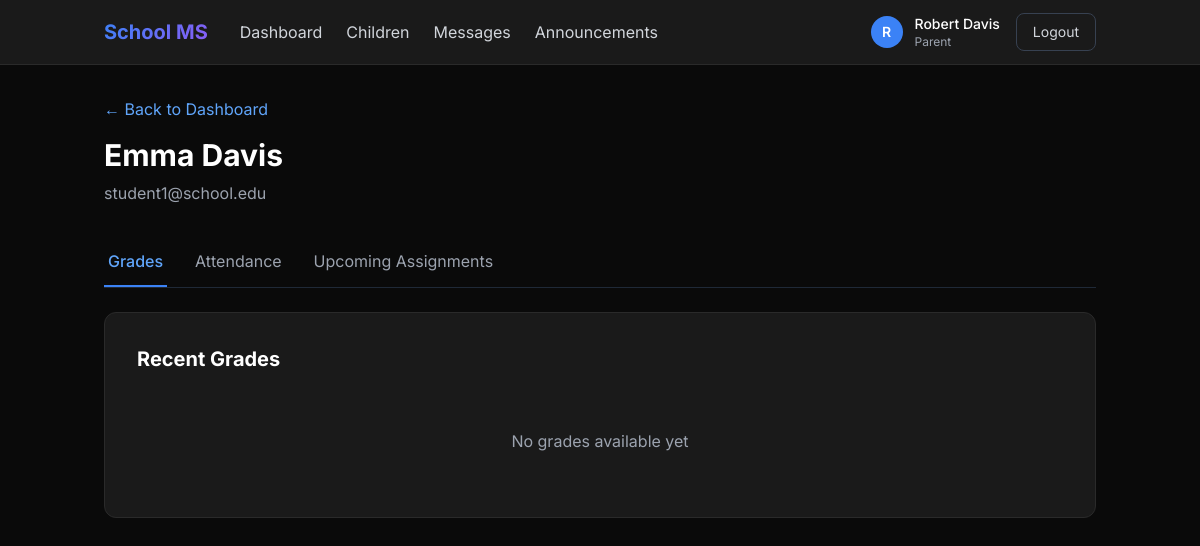
Page /pages/parent/child-details.php?student_id=5 (signed in) on the committed database.
### tables this page shows
CREATE TABLE IF NOT EXISTS parent_student_links (
    id INT AUTO_INCREMENT PRIMARY KEY,
    parent_id INT NOT NULL,
    student_id INT NOT NULL,
    relationship VARCHAR(50),
    FOREIGN KEY (parent_id) REFERENCES users(id) ON DELETE CASCADE,
    FOREIGN KEY (student_id) REFERENCES users(id) ON DELETE CASCADE,
    UNIQUE KEY unique_link (parent_id, student_id)
);

CREATE TABLE IF NOT EXISTS users (
    id INT AUTO_INCREMENT PRIMARY KEY,
    email VARCHAR(255) UNIQUE NOT NULL,
    username VARCHAR(100) UNIQUE NOT NULL,
    password VARCHAR(255) NOT NULL,
    first_name VARCHAR(100) NOT NULL,
    last_name VARCHAR(100) NOT NULL,
    role ENUM('admin', 'teacher', 'student', 'parent') NOT NULL,
    is_active BOOLEAN DEFAULT TRUE,
    created_at TIMESTAMP DEFAULT CURRENT_TIMESTAMP,
    updated_at TIMESTAMP DEFAULT CURRENT_TIMESTAMP ON UPDATE CURRENT_TIMESTAMP
);

### pages/parent/child-details.php (the view, shortened to what this page needs)
<?php
require_once '../../config/init.php';
$user = getCurrentUser();
$studentId = intval($_GET['student_id'] ?? 0);
$stmt = $db->prepare("
    SELECT u.id, u.first_name, u.last_name, u.email, psl.relationship
    FROM parent_student_links psl
    JOIN users u ON psl.student_id = u.id
    WHERE psl.parent_id = :parent_id AND psl.student_id = :student_id
");
$stmt->execute(['parent_id' => $user['id'], 'student_id' => $studentId]);
$child = $stmt->fetch();
$stmt = $db->prepare("
    SELECT a.title, a.total_marks, asub.marks_obtained, asub.feedback, asub.graded_at,
           c.name as class_name, s.name as subject_name
    FROM assignment_submissions asub
    JOIN assignments a ON asub.assignment_id = a.id
    JOIN classes c ON a.class_id = c.id
    JOIN subjects s ON a.subject_id = s.id
    WHERE asub.student_id = :student_id AND asub.marks_obtained IS NOT NULL
    ORDER BY asub.graded_at DESC
    LIMIT 10
");
$stmt->execute(['student_id' => $studentId]);
$grades = $stmt->fetchAll();
?>
<!DOCTYPE html>
<html lang="en">
<head>
    <script src="https://cdn.tailwindcss.com"></script>
    <link rel="stylesheet" href="../../assets/css/style.css">
</head>
<body class="min-h-screen bg-[#0a0a0a]">
    <?php include '../../components/header.php'; ?>
    <div class="container mx-auto px-4 py-8">
        <a href="/pages/parent/dashboard.php" class="text-blue-400 hover:text-blue-300 mb-4 inline-block">← Back to Dashboard</a>
        <div class="mb-8">
            <h1 class="text-3xl font-bold text-white mb-2">
                <?php echo htmlspecialchars($child['first_name'] . ' ' . $child['last_name']); ?>
            </h1>
            <p class="text-gray-400"><?php echo htmlspecialchars($child['email']); ?></p>
        </div>
        <div class="mb-6 border-b border-gray-800">
            <nav class="flex gap-6">
                <button onclick="showTab('grades')" id="tab-grades" class="tab-btn py-3 px-1 border-b-2 border-blue-500 text-blue-400 font-medium">
                    Grades
                </button>
                <button onclick="showTab('attendance')" id="tab-attendance" class="tab-btn py-3 px-1 border-b-2 border-transparent text-gray-400 hover:text-white">
                    Attendance
                </button>
                <button onclick="showTab('assignments')" id="tab-assignments" class="tab-btn py-3 px-1 border-b-2 border-transparent text-gray-400 hover:text-white">
                    Upcoming Assignments
                </button>
            </nav>
        </div>
        <div id="content-grades" class="tab-content">
            <div class="card">
                <h2 class="text-xl font-bold text-white mb-6">Recent Grades</h2>
                <?php if (empty($grades)): ?>
                    <p class="text-gray-400 text-center py-8">No grades available yet</p>
                <?php endif; ?>
            </div>
        </div>
    </div>
</body>
</html>

### assets/css/style.css (style rules this page uses)
body { font-family: "Inter", sans-serif; }
:root { --primary: #3b82f6; --primary-dark: #2563eb; --background: #0a0a0a; --surface: #1a1a1a; --border: #2a2a2a; --text: #e5e5e5; --text-muted: #a3a3a3; }
body { background-color: var(--background); color: var(--text); }
.card { background-color: var(--surface); border: 1px solid var(--border); border-radius: 12px; padding: 2rem; transition: transform 0.2s, border-color 0.2s; }

### rows in the picture
parent_student_links: student.last_name "Emma Davis", student.email "student1@school.edu"

### other values in the picture
substr($user['first_name'], 0, 1) "R"
$user['first_name'] . ' ' . $user['last_name'] "Robert Davis"
$user['role'] "Parent"
